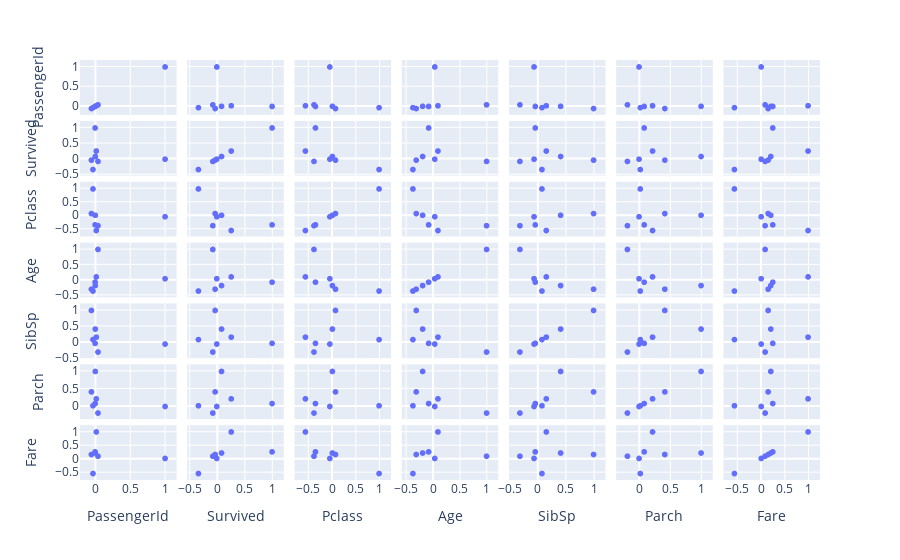

Notebook cell for this chart:
### Code cell
fig = px.scatter_matrix(titanic.corr(method ='pearson'))
fig.show()

### Figure 1 — Plotly figure (JSON) as saved in the notebook; plotly's stock layout.template omitted (floating-point values rounded to 4 significant figures)
{"data": [{"dimensions": [{"axis": {"matches": true}, "label": "PassengerId", "values": [1, -0.005007, -0.03514, 0.03685, -0.05753, -0.001652, 0.01266]}, {"axis": {"matches": true}, "label": "Survived", "values": [-0.005007, 1, -0.3385, -0.07722, -0.03532, 0.08163, 0.2573]}, {"axis": {"matches": true}, "label": "Pclass", "values": [-0.03514, -0.3385, 1, -0.3692, 0.08308, 0.01844, -0.5495]}, {"axis": {"matches": true}, "label": "Age", "values": [0.03685, -0.07722, -0.3692, 1, -0.3082, -0.1891, 0.09607]}, {"axis": {"matches": true}, "label": "SibSp", "values": [-0.05753, -0.03532, 0.08308, -0.3082, 1, 0.4148, 0.1597]}, {"axis": {"matches": true}, "label": "Parch", "values": [-0.001652, 0.08163, 0.01844, -0.1891, 0.4148, 1, 0.2162]}, {"axis": {"matches": true}, "label": "Fare", "values": [0.01266, 0.2573, -0.5495, 0.09607, 0.1597, 0.2162, 1]}], "hovertemplate": "%{xaxis.title.text}=%{x}<br>%{yaxis.title.text}=%{y}<extra></extra>", "legendgroup": "", "marker": {"color": "#636efa", "symbol": "circle"}, "name": "", "showlegend": false, "type": "splom"}], "layout": {"dragmode": "select", "legend": {"tracegroupgap": 0}, "margin": {"t": 60}}}
